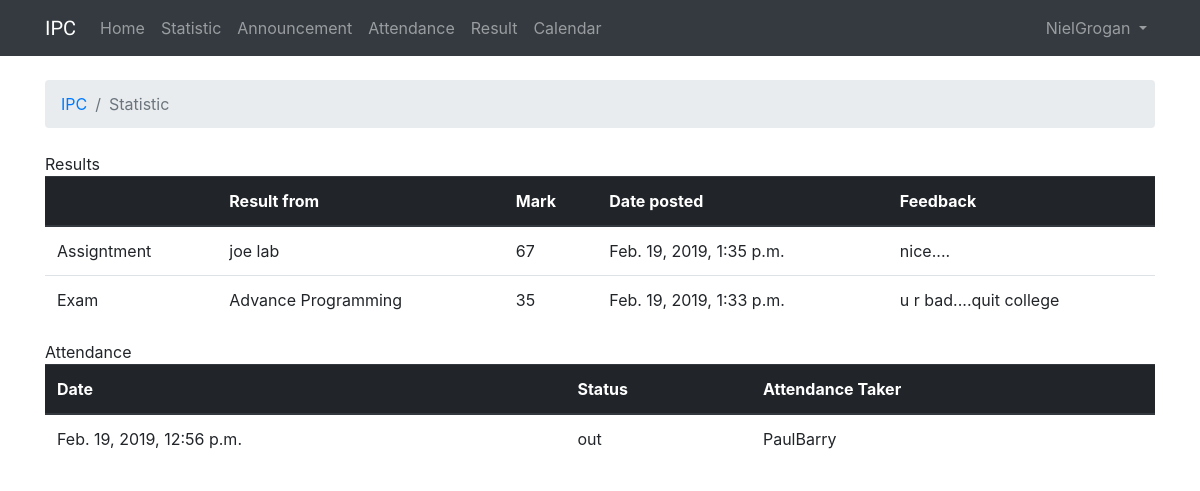
The page /1/statistic (signed in) on the database as committed earlier.
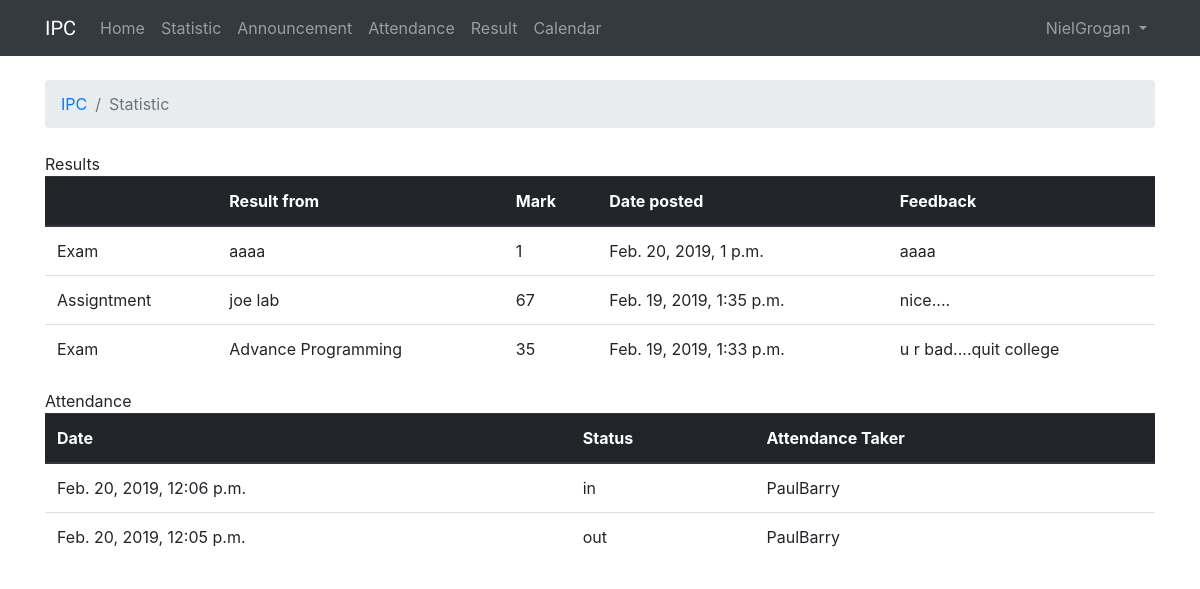
The same page on the database as committed later.
### IPC/models.py (models this page shows, shortened)
class Result(models.Model):
    resultType = models.ForeignKey(ResultType, on_delete=models.CASCADE,)
    resultStudentId = models.ForeignKey(User, on_delete=models.CASCADE,)
    resultStudentMark = models.IntegerField(default=0, validators=[MaxValueValidator(100), MinValueValidator(0)])
    resultFeedback = models.CharField(max_length=255, default="")
    resultReturnedDate = models.DateTimeField(auto_now_add=True)
    resultCourse = models.ForeignKey(Course, on_delete=models.CASCADE,)
    resultName = models.CharField(max_length=255)

class ResultType(models.Model):
    ResultTypeName = models.CharField(max_length=255)
    ResultTypeDesc = models.TextField(max_length=4000)
    def __str__(self):
        return self.ResultTypeName

class DailyAttendance(models.Model):
    dailyAttendanceStudentStatus = models.ForeignKey(AttendanceStatus, on_delete=models.CASCADE,)
    dailyAttendanceStudentId = models.ForeignKey(User, on_delete=models.CASCADE,)
    dailyAttendanceAttendanceId = models.ForeignKey(Attendance, on_delete=models.CASCADE,)

class Attendance(models.Model):
    attendanceDate = models.DateTimeField(auto_now_add=True)
    attendanceTeacherId = models.ForeignKey(User, on_delete=models.CASCADE, related_name='attendance_taker')
    attendanceCourseId = models.ForeignKey(Course, on_delete=models.CASCADE, related_name='current_course')

class AttendanceStatus(models.Model):
    attendanceStatusName = models.CharField(max_length=255)
    attendanceStatusDesc = models.TextField(max_length=4000)
    def __str__(self):
        return self.attendanceStatusName

### IPC/views.py (the view)
# urls.py: path('<int:course_id>/statistic', views.course_statistic, name='course_statistic'),
def course_statistic(request, course_id):
    user = request.user
    if user.groups.filter(name='Teacher').exists():
        user_type = "teacher"
    elif user.groups.filter(name='Student').exists():
        user_type = "student"
    results = get_list_or_404(Result.objects.order_by('-resultReturnedDate'), resultStudentId=request.user)
    dailyAttendances = get_list_or_404(DailyAttendance.objects.order_by('-id'), dailyAttendanceStudentId=request.user)
    attendances = get_list_or_404(Attendance.objects.order_by('-attendanceDate'))
    return render(request, 'statistic.html', {'course_id': course_id,
                                              'results': results,
                                              'dailyAttendances': dailyAttendances,
                                              'attendances': attendances,
                                              'user_type': user_type,
                                              'data': zip(dailyAttendances,attendances)})

### templates/statistic.html (shortened to what this page needs)
{% extends 'base.html' %}
{% block breadcrumb %}
  <li class="breadcrumb-item"><a href="{% url 'course' %}">IPC</a></li>
  <li class="breadcrumb-item active">Statistic</li>
{% endblock %}
{% block content %}
  Results
  <table class="table">
    <thead class="thead-dark">
      <tr>
        <th></th>
        <th>Result from</th>
        <th>Mark</th>
        <th>Date posted</th>
        <th>Feedback</th>
      </tr>
    </thead>
    <tbody>
      {% for result in results %}
        <tr>
          <td>{{ result.resultType }}</td>
          <td>{{ result.resultName }}</td>
          <td>{{ result.resultStudentMark }}</td>
          <td>{{ result.resultReturnedDate }}</td>
          <td>{{ result.resultFeedback }}</td>
        </tr>
      {% endfor %}
    </tbody>
  </table>
  Attendance
  <table class="table">
    <thead class="thead-dark">
      <tr>
        <th>Date</th>
        <th>Status</th>
        <th>Attendance Taker</th>
      </tr>
    </thead>
    <tbody>
      {% for dailyAttendance, attendances in data %}
        <tr>
          <td>{{ attendances.attendanceDate }}</td>
          <td>{{ dailyAttendance.dailyAttendanceStudentStatus }}</td>
          <td>{{ attendances.attendanceTeacherId }}</td>
        </tr>
      {% endfor %}
    </tbody>
  </table>
{% endblock %}

Rows that differ between the two databases and show on the page:
added Result: resultType "Exam", resultName "aaaa", resultStudentMark "1", resultReturnedDate "Feb. 20, 2019, 1 p.m.", resultFeedback "aaaa"
added DailyAttendance: attendanceDate "Feb. 20, 2019, 12:06 p.m.", dailyAttendanceStudentStatus "in", attendanceTeacherId "PaulBarry"
computed for DailyAttendance "out": attendanceDate "Feb. 19, 2019, 12:56 p.m." → "Feb. 20, 2019, 12:05 p.m."
